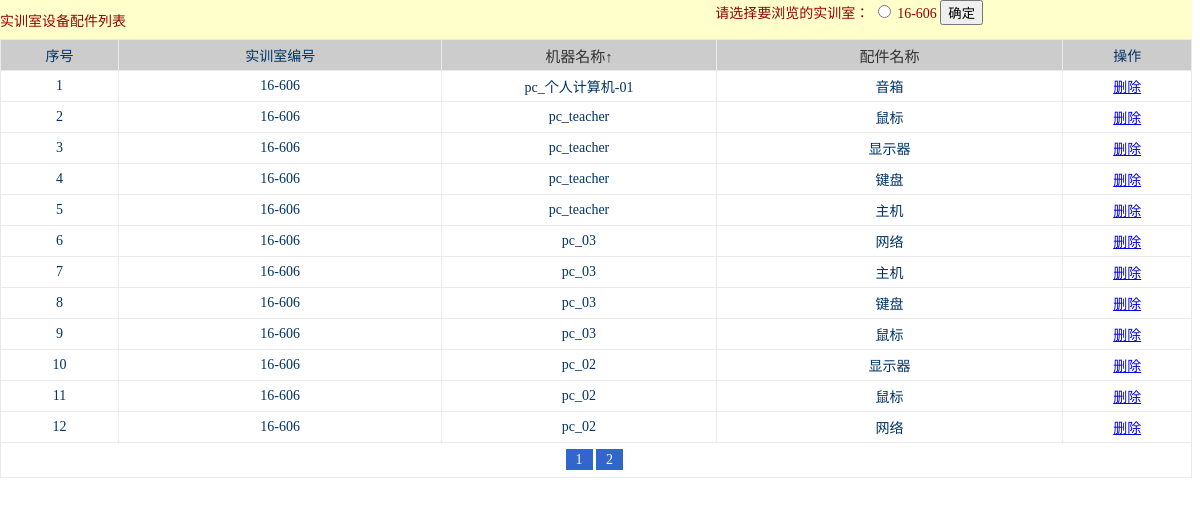
The page /labadmin/machine_info_list.php?lab=16-606 (signed in) on the database its author committed.
### tables this page shows
CREATE TABLE `s_machine` (
  `m_id` int(11) NOT NULL AUTO_INCREMENT,
  `m_name` varchar(20) NOT NULL,
  `m_bujian` varchar(50) NOT NULL,
  `m_shi_id` varchar(6) NOT NULL,
  PRIMARY KEY (`m_id`),
  UNIQUE KEY `index_id` (`m_id`)
);

### labadmin/machine_info_list.php (the view, shortened to what this page needs)
<link href="../css.css" rel="stylesheet" type="text/css" />
<table width="100%" height="25" border="0" align="center" cellpadding="0" cellspacing="0" id="lab_select">
  <tr>
    <td width="60%" height="25" >实训室设备配件列表</td>
    <td  width="40%" height="25">
<?php
	include("../db_connect.php");
	if(isset($_GET['p']))
		$p=$_GET['p'];
	else
		$p=1;
	if(isset($_GET['st']))
	{
		$s_t=$_GET['st'];
		$s_k=$_GET['sk'];
		$url='http://'.$_SERVER['HTTP_HOST'].$_SERVER['PHP_SELF'].'?'.$_SERVER['QUERY_STRING'];
		$_SESSION['url']=$url;
	}
	else
	{
		$s_k='m_name';
		$s_t="desc";
	}
	$sqls_lab_admin="select distinct(s_shi_index) from s_shixunshi where s_shi_admin=".$_SESSION['uid'];
	$rs_lab_admin=mysql_query($sqls_lab_admin,$conn);
	for($i=0;$i<mysql_num_rows($rs_lab_admin);$i++)
	{
		$arr_lab_admin=mysql_fetch_array($rs_lab_admin);
		$labs[$i]=$arr_lab_admin['s_shi_index'];
	}
?>
    <?php if(count($labs)==0)
		echo "请联系实训中心给您分配实训室";
	else
	{
	?>
    <form name="form1" method="post" action="machine_info_list.php">
     <?php
	 echo "请选择要浏览的实训室：";
	 foreach($labs as $v){?>
        <label>
          <input type="radio" name="lab" value="<?php echo $v;?>" id="lab_0">
          <?php echo $v;?></label><?php }?>
        <input type="submit" name="button" id="button" value="确定">
    </form>
    <?php }?>
    </td>
  </tr>
</table>
<?php
	if(isset($_GET['lab']))
		$d=$_GET['lab'];
	$sqls_list="select * from s_machine  where m_shi_id='".$d."' order by ".$s_k." ".$s_t;
	$rs=mysql_query($sqls_list,$conn);
	$total=mysql_num_rows($rs);
	$page_count=ceil($total/12);
	$offset=($p-1)*12;
	$sqls_list="select * from s_machine  where m_shi_id='".$d."' order by ".$s_k." ".$s_t." limit ".$offset.",12";
	$rs_list=mysql_query($sqls_list,$conn);
	if($rs_list&&mysql_num_rows($rs_list)>0)
	{
?>
<table width="100%" height="67" border="0" align="center" cellpadding="0" cellspacing="1" id="tlist">
  <tr>
    <td width="110" align="center" bgcolor="#CCCCCC" height="30">序号</td>
    <td width="303" align="center" bgcolor="#CCCCCC">实训室编号</td>
    <td width="257" align="center" bgcolor="#CCCCCC">
    <?php if($s_t=="asc"&&$s_k=='m_name')
    	echo "<a href='machine_info_list.php?st=desc&sk=m_name&lab=".$d."' class='field_sort'>机器名称↓</a>";
		else if($s_t=="desc"&&$s_k=='m_name')
    	echo "<a href='machine_info_list.php?st=asc&sk=m_name&lab=".$d."' class='field_sort'>机器名称↑</a>";
		else
    	echo "<a href='machine_info_list.php?st=desc&sk=m_name&lab=".$d."' class='field_sort'>机器名称</a>";
	?>
    </td>
    <td width="325" align="center" bgcolor="#CCCCCC">
    <?php if($s_t=="asc"&&$s_k=='m_bujian')
    	echo "<a href='machine_info_list.php?st=desc&sk=m_bujian&lab=".$d."' class='field_sort'>配件名称↓</a>";
		else if($s_t=="desc"&&$s_k=='m_bujian')
    	echo "<a href='machine_info_list.php?st=asc&sk=m_bujian&lab=".$d."' class='field_sort'>配件名称↑</a>";
		else
    	echo "<a href='machine_info_list.php?st=desc&sk=m_bujian&lab=".$d."' class='field_sort'>配件名称</a>";
	?>
    </td>
    <td width="120" align="center" bgcolor="#CCCCCC">操作</td>
  </tr>
  <?php
  for($i=0;$i<mysql_num_rows($rs_list);$i++)
  {
	  $arr_list=mysql_fetch_array($rs_list);
?>
  <tr class="hang">
    <td align="center" height="30"><?php echo ($i+1);?></td>
    <td align="center"><?php echo $d;?></td>
    <td align="center"><?php echo $arr_list['m_name'];?></td>
    <td align="center"><?php echo $arr_list['m_bujian'];?></td>
    <td align="center"><a href="machine_info_dele.php?mid=<?php echo $arr_list['m_id'];?>">删除</a></td>
  </tr>
  <?php } ?>
    <tr>
    <td height="34"  colspan="8" align="center" bgcolor="#FFFFFF">
    <?php
	for($i=1;$i<=$page_count;$i++)
	{
		echo "<a href='machine_info_list.php?p=".$i."&st=".$s_t."&sk=".$s_k."&lab=".$d."' class='page'>".$i."</a>";
	}
	?>
    </td>
  </tr>
</table>
<?php
}
else
	echo "暂时没有本实训室的使用数据";
?>

### css.css (style rules this page uses)
.page { text-decoration:none; font-size:14px; background-color:#36C; color:#FFF; padding-bottom:3px; padding-top:3px; padding-left:10px; padding-right:10px; }
.hang { background-color:#FFF; }
#tlist { background-color: #CCC; }
.field_sort { font-size:15px; color:#333; text-decoration:none; }
#lab_select { font-size: 14px; color: #900; text-decoration: none; background-color: #FFC; }

### labadmin/machine_info_list.php (style rules this page uses)
#tlist { background-color: #EAEAEA; font-size: 14px; color: #036; text-decoration: none; }

### rows shown on the page
s_machine: m_name "pc_个人计算机-01", m_bujian "音箱"
s_machine: m_name "pc_teacher", m_bujian "鼠标"
s_machine: m_name "pc_teacher", m_bujian "显示器"
s_machine: m_name "pc_teacher", m_bujian "键盘"
s_machine: m_name "pc_teacher", m_bujian "主机"
s_machine: m_name "pc_03", m_bujian "网络"
s_machine: m_name "pc_03", m_bujian "主机"
s_machine: m_name "pc_03", m_bujian "键盘"
s_machine: m_name "pc_03", m_bujian "鼠标"
s_machine: m_name "pc_02", m_bujian "显示器"
s_machine: m_name "pc_02", m_bujian "鼠标"
s_machine: m_name "pc_02", m_bujian "网络"

### other values the page prints
$v "16-606"
